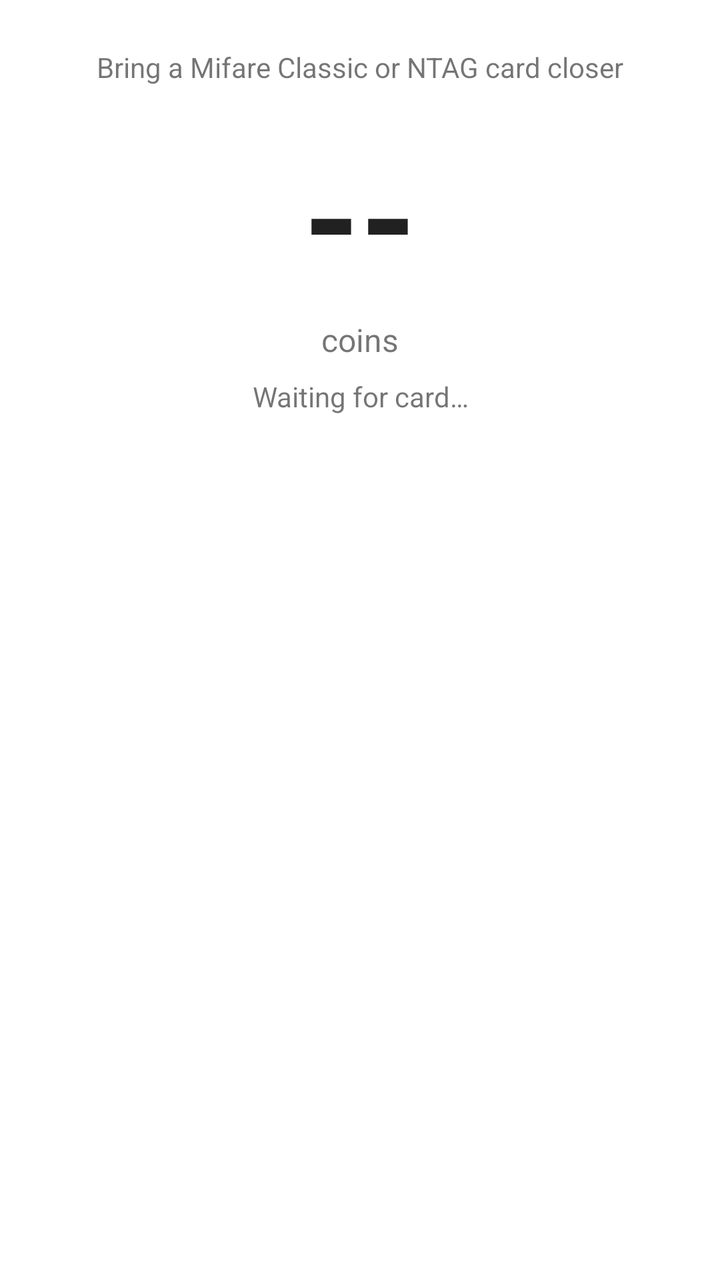
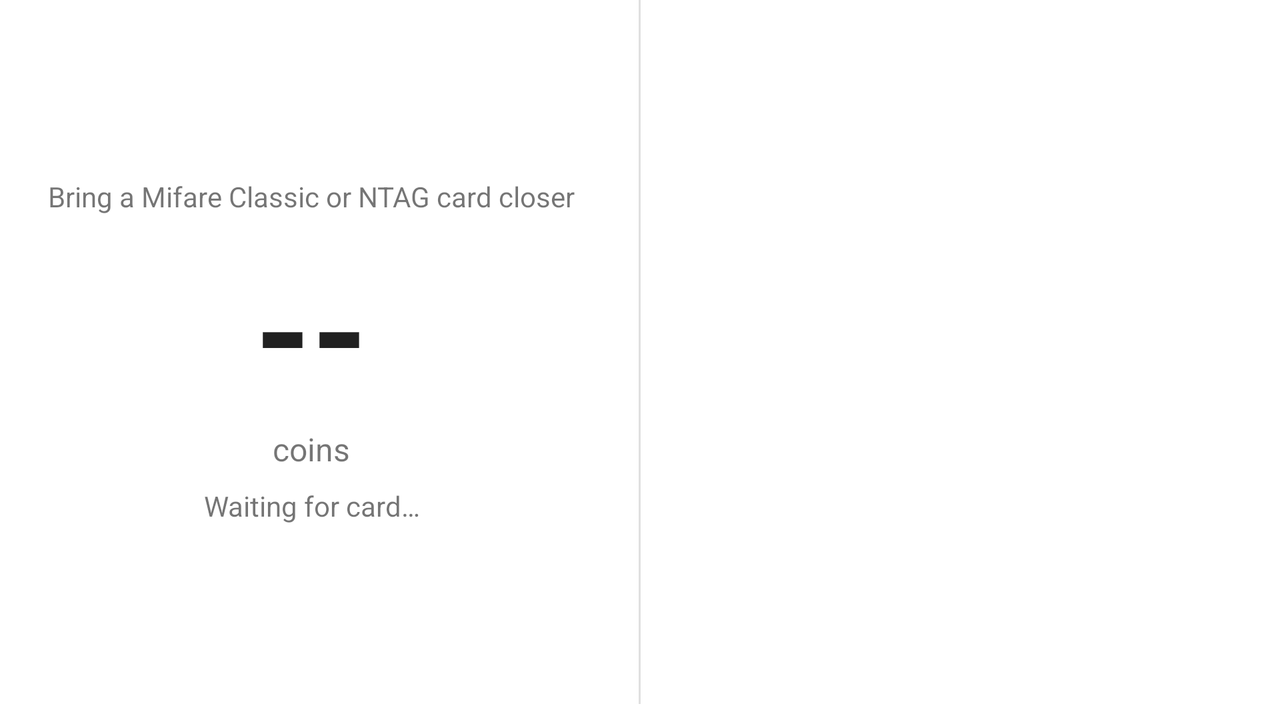

An Android layout and its configuration variant, each rendered on a device that would load it. The default file and the variant file are quoted in full after the pictures.
<!-- AndroidManifest.xml: application theme Theme.NFCPos -->
<!-- res/layout/activity_main.xml -->
<?xml version="1.0" encoding="utf-8"?>
<FrameLayout xmlns:android="http://schemas.android.com/apk/res/android"
    xmlns:app="http://schemas.android.com/apk/res-auto"
    xmlns:tools="http://schemas.android.com/tools"
    android:id="@+id/rootLayout"
    android:layout_width="match_parent"
    android:layout_height="match_parent"
    android:fitsSystemWindows="true"
    tools:context=".MainActivity">

    <LinearLayout
        android:layout_width="match_parent"
        android:layout_height="match_parent"
        android:orientation="vertical"
        android:gravity="center_horizontal"
        android:padding="24dp">

        
        <TextView
            android:id="@+id/tvCardId"
            android:layout_width="wrap_content"
            android:layout_height="wrap_content"
            android:text="@string/no_card_detected"
            android:textSize="14sp"
            android:layout_marginBottom="16dp" />

        
        <LinearLayout
            android:layout_width="wrap_content"
            android:layout_height="wrap_content"
            android:orientation="horizontal"
            android:gravity="center_vertical"
            android:layout_marginBottom="4dp">

            <EditText
                android:id="@+id/tvBalance"
                android:layout_width="wrap_content"
                android:layout_height="wrap_content"
                android:text="@string/balance_initial"
                android:textSize="72sp"
                android:textStyle="bold"
                android:background="@null"
                android:inputType="none"
                android:gravity="center" />

            <TextView
                android:id="@+id/tvMinorIcon"
                android:layout_width="wrap_content"
                android:layout_height="wrap_content"
                android:text="🧒"
                android:textSize="24sp"
                android:layout_marginStart="16dp"
                android:contentDescription="@string/minor_indicator_description"
                android:visibility="gone" />

        </LinearLayout>

        <TextView
            android:id="@+id/tvCoinsLabel"
            android:layout_width="wrap_content"
            android:layout_height="wrap_content"
            android:text="@string/coins_label"
            android:textSize="16sp"
            android:layout_marginBottom="8dp" />

        
        <LinearLayout
            android:id="@+id/layoutBeforeAfter"
            android:layout_width="wrap_content"
            android:layout_height="wrap_content"
            android:orientation="horizontal"
            android:gravity="center_vertical"
            android:visibility="gone"
            android:layout_marginBottom="8dp">

            <TextView
                android:id="@+id/tvBalanceBefore"
                android:layout_width="wrap_content"
                android:layout_height="wrap_content"
                android:textSize="32sp"
                android:textStyle="bold" />

            <TextView
                android:layout_width="wrap_content"
                android:layout_height="wrap_content"
                android:text=" → "
                android:textSize="28sp" />

            <TextView
                android:id="@+id/tvBalanceAfter"
                android:layout_width="wrap_content"
                android:layout_height="wrap_content"
                android:textSize="32sp"
                android:textStyle="bold" />

        </LinearLayout>

        
        <TextView
            android:id="@+id/tvActualBalance"
            android:layout_width="wrap_content"
            android:layout_height="wrap_content"
            android:textSize="32sp"
            android:textStyle="bold"
            android:gravity="center"
            android:layout_marginBottom="8dp"
            android:visibility="gone" />

        
        <TextView
            android:id="@+id/tvStatus"
            android:layout_width="wrap_content"
            android:layout_height="wrap_content"
            android:text="@string/waiting_card"
            android:textSize="14sp"
            android:gravity="center"
            android:layout_marginBottom="8dp" />

        <com.google.android.material.button.MaterialButton
            android:id="@+id/tvReplayAllow"
            android:layout_width="wrap_content"
            android:layout_height="wrap_content"
            android:text="@string/replay_allow_action"
            android:contentDescription="@string/replay_allow_action_plain"
            android:textSize="12sp"
            android:textStyle="bold"
            android:textColor="@android:color/white"
            android:clickable="true"
            android:focusable="true"
            android:paddingStart="12dp"
            android:paddingEnd="12dp"
            android:paddingTop="6dp"
            android:paddingBottom="6dp"
            android:layout_marginBottom="8dp"
            app:backgroundTint="@color/success_green"
            app:cornerRadius="12dp"
            android:visibility="gone" />

        
        <net.duhowpi.nfccoins.BackspaceEditText
            android:id="@+id/etHiddenInput"
            android:layout_width="match_parent"
            android:layout_height="1dp"
            android:inputType="number"
            android:background="@null"
            android:alpha="0"
            android:cursorVisible="false"
            android:importantForAccessibility="no" />

        
        <LinearLayout
            android:id="@+id/layoutCustomButtons"
            android:layout_width="wrap_content"
            android:layout_height="wrap_content"
            android:orientation="vertical"
            android:gravity="center_horizontal" />

        
        <LinearLayout
            android:id="@+id/layoutTransactionHistory"
            android:layout_width="match_parent"
            android:layout_height="wrap_content"
            android:orientation="vertical"
            android:layout_marginTop="24dp"
            android:visibility="gone">

            <TextView
                android:layout_width="match_parent"
                android:layout_height="wrap_content"
                android:text="@string/tx_history_label"
                android:textSize="12sp"
                android:textAllCaps="true"
                android:alpha="0.6"
                android:layout_marginBottom="4dp" />

            <TextView
                android:id="@+id/tvTx0"
                android:layout_width="match_parent"
                android:layout_height="wrap_content"
                android:textSize="13sp"
                android:visibility="gone" />

            <TextView
                android:id="@+id/tvTx1"
                android:layout_width="match_parent"
                android:layout_height="wrap_content"
                android:textSize="13sp"
                android:visibility="gone" />

            <TextView
                android:id="@+id/tvTx2"
                android:layout_width="match_parent"
                android:layout_height="wrap_content"
                android:textSize="13sp"
                android:visibility="gone" />

            <TextView
                android:id="@+id/tvTx3"
                android:layout_width="match_parent"
                android:layout_height="wrap_content"
                android:textSize="13sp"
                android:visibility="gone" />

            <TextView
                android:id="@+id/tvTxDebug"
                android:layout_width="match_parent"
                android:layout_height="wrap_content"
                android:textSize="11sp"
                android:alpha="0.7"
                android:layout_marginTop="4dp"
                android:visibility="gone" />

        </LinearLayout>

    </LinearLayout>

    <ProgressBar
        android:id="@+id/progressBarNfc"
        style="@style/Widget.AppCompat.ProgressBar.Horizontal"
        android:layout_width="match_parent"
        android:layout_height="5dp"
        android:layout_gravity="top"
        android:max="100"
        android:progress="0"
        android:indeterminate="false"
        android:progressBackgroundTint="@android:color/transparent"
        android:visibility="gone" />

</FrameLayout>
<!-- resources referenced by this layout -->
<resources>
  <color name="success_green">#1B5E20</color>
  <string name="balance_initial">--</string>
  <string name="coins_label">coins</string>
  <string name="minor_indicator_description">Minor</string>
  <string name="no_card_detected">Bring a Mifare Classic or NTAG card closer</string>
  <string name="replay_allow_action">Allow?</string>
  <string name="replay_allow_action_plain">Allow?</string>
  <string name="tx_history_label">Latest transactions</string>
  <string name="waiting_card">Waiting for card…</string>
  <style name="Theme.NFCPos" parent="Theme.MaterialComponents.DayNight">
          <item name="colorPrimary">@color/purple_500</item>
          <item name="colorPrimaryVariant">@color/purple_700</item>
          <item name="colorOnPrimary">@color/white</item>
          <item name="colorSecondary">@color/teal_200</item>
          <item name="colorSecondaryVariant">@color/teal_700</item>
          <item name="colorOnSecondary">@color/black</item>
          <item name="android:statusBarColor" tools:targetApi="l">?attr/colorPrimaryVariant</item>
      </style>
  <color name="purple_500">#FF6200EE</color>
  <color name="purple_700">#FF3700B3</color>
  <color name="white">#FFFFFFFF</color>
  <color name="teal_200">#FF03DAC5</color>
  <color name="teal_700">#FF018786</color>
  <color name="black">#FF000000</color>
</resources>
<!-- res/layout-land/activity_main.xml (the repository's variant of the layout above) -->
<!-- drawn on the phone turned sideways -->
<?xml version="1.0" encoding="utf-8"?>
<FrameLayout xmlns:android="http://schemas.android.com/apk/res/android"
    xmlns:app="http://schemas.android.com/apk/res-auto"
    xmlns:tools="http://schemas.android.com/tools"
    android:id="@+id/rootLayout"
    android:layout_width="match_parent"
    android:layout_height="match_parent"
    android:fitsSystemWindows="true"
    tools:context=".MainActivity">

    <LinearLayout
        android:layout_width="match_parent"
        android:layout_height="match_parent"
        android:orientation="horizontal"
        android:paddingTop="0dp"
        android:paddingBottom="8dp"
        android:paddingStart="16dp"
        android:paddingEnd="16dp">

        
        <LinearLayout
            android:layout_width="0dp"
            android:layout_height="match_parent"
            android:layout_weight="1"
            android:orientation="vertical"
            android:gravity="center"
            android:paddingEnd="16dp">

            
            <TextView
                android:id="@+id/tvCardId"
                android:layout_width="wrap_content"
                android:layout_height="wrap_content"
                android:text="@string/no_card_detected"
                android:textSize="14sp"
                android:layout_marginBottom="8dp" />

            
            <LinearLayout
                android:layout_width="wrap_content"
                android:layout_height="wrap_content"
                android:orientation="horizontal"
                android:gravity="center_vertical"
                android:layout_marginBottom="2dp">

                <EditText
                    android:id="@+id/tvBalance"
                    android:layout_width="wrap_content"
                    android:layout_height="wrap_content"
                    android:text="@string/balance_initial"
                    android:textSize="72sp"
                    android:textStyle="bold"
                    android:background="@null"
                    android:inputType="none"
                    android:gravity="center" />

                <TextView
                    android:id="@+id/tvMinorIcon"
                    android:layout_width="wrap_content"
                    android:layout_height="wrap_content"
                    android:text="🧒"
                    android:textSize="24sp"
                    android:layout_marginStart="16dp"
                    android:contentDescription="@string/minor_indicator_description"
                    android:visibility="gone" />

            </LinearLayout>

            <TextView
                android:id="@+id/tvCoinsLabel"
                android:layout_width="wrap_content"
                android:layout_height="wrap_content"
                android:text="@string/coins_label"
                android:textSize="16sp"
                android:layout_marginBottom="8dp" />

            
            <LinearLayout
                android:id="@+id/layoutBeforeAfter"
                android:layout_width="wrap_content"
                android:layout_height="wrap_content"
                android:orientation="horizontal"
                android:gravity="center_vertical"
                android:visibility="gone"
                android:layout_marginBottom="8dp">

                <TextView
                    android:id="@+id/tvBalanceBefore"
                    android:layout_width="wrap_content"
                    android:layout_height="wrap_content"
                    android:textSize="28sp"
                    android:textStyle="bold" />

                <TextView
                    android:layout_width="wrap_content"
                    android:layout_height="wrap_content"
                    android:text=" → "
                    android:textSize="24sp" />

                <TextView
                    android:id="@+id/tvBalanceAfter"
                    android:layout_width="wrap_content"
                    android:layout_height="wrap_content"
                    android:textSize="28sp"
                    android:textStyle="bold" />

            </LinearLayout>

            
            <TextView
                android:id="@+id/tvActualBalance"
                android:layout_width="wrap_content"
                android:layout_height="wrap_content"
                android:textSize="28sp"
                android:textStyle="bold"
                android:gravity="center"
                android:layout_marginBottom="8dp"
                android:visibility="gone" />

            
            <TextView
                android:id="@+id/tvStatus"
                android:layout_width="wrap_content"
                android:layout_height="wrap_content"
                android:text="@string/waiting_card"
                android:textSize="14sp"
                android:gravity="center" />

            
            <net.duhowpi.nfccoins.BackspaceEditText
                android:id="@+id/etHiddenInput"
                android:layout_width="match_parent"
                android:layout_height="1dp"
                android:inputType="number"
                android:background="@null"
                android:alpha="0"
                android:cursorVisible="false"
                android:importantForAccessibility="no" />

        </LinearLayout>

        
        <View
            android:layout_width="1dp"
            android:layout_height="match_parent"
            android:background="?android:attr/listDivider"
            android:layout_marginStart="8dp"
            android:layout_marginEnd="8dp" />

        
        <LinearLayout
            android:layout_width="0dp"
            android:layout_height="match_parent"
            android:layout_weight="1"
            android:orientation="vertical"
            android:gravity="center"
            android:paddingStart="16dp">

            
            <LinearLayout
                android:id="@+id/layoutCustomButtons"
                android:layout_width="match_parent"
                android:layout_height="wrap_content"
                android:orientation="vertical"
                android:gravity="center_horizontal" />

            
            <LinearLayout
                android:id="@+id/layoutTransactionHistory"
                android:layout_width="match_parent"
                android:layout_height="wrap_content"
                android:orientation="vertical"
                android:layout_marginTop="12dp"
                android:visibility="gone">

                <TextView
                    android:layout_width="match_parent"
                    android:layout_height="wrap_content"
                    android:text="@string/tx_history_label"
                    android:textSize="12sp"
                    android:textAllCaps="true"
                    android:alpha="0.6"
                    android:layout_marginBottom="4dp" />

                
                <LinearLayout
                    android:layout_width="match_parent"
                    android:layout_height="wrap_content"
                    android:orientation="horizontal">

                    <LinearLayout
                        android:layout_width="0dp"
                        android:layout_height="wrap_content"
                        android:layout_weight="1"
                        android:orientation="vertical"
                        android:paddingStart="0dp"
                        android:paddingEnd="8dp">

                        <TextView
                            android:id="@+id/tvTx0"
                            android:layout_width="match_parent"
                            android:layout_height="wrap_content"
                            android:textSize="13sp"
                            android:visibility="gone" />

                        <TextView
                            android:id="@+id/tvTx1"
                            android:layout_width="match_parent"
                            android:layout_height="wrap_content"
                            android:textSize="13sp"
                            android:visibility="gone" />

                    </LinearLayout>

                    <LinearLayout
                        android:layout_width="0dp"
                        android:layout_height="wrap_content"
                        android:layout_weight="1"
                        android:orientation="vertical"
                        android:paddingStart="8dp"
                        android:paddingEnd="0dp">

                        <TextView
                            android:id="@+id/tvTx2"
                            android:layout_width="match_parent"
                            android:layout_height="wrap_content"
                            android:textSize="13sp"
                            android:visibility="gone" />

                        <TextView
                            android:id="@+id/tvTx3"
                            android:layout_width="match_parent"
                            android:layout_height="wrap_content"
                            android:textSize="13sp"
                            android:visibility="gone" />

                    </LinearLayout>

                </LinearLayout>

                <TextView
                    android:id="@+id/tvTxDebug"
                    android:layout_width="match_parent"
                    android:layout_height="wrap_content"
                    android:textSize="11sp"
                    android:alpha="0.7"
                    android:layout_marginTop="4dp"
                    android:visibility="gone" />

            </LinearLayout>

        </LinearLayout>

    </LinearLayout>

</FrameLayout>
<!-- resources referenced by the variant -->
<!-- as the phone turned sideways resolves them -->
<resources>
  <string name="balance_initial">--</string>
  <string name="coins_label">coins</string>
  <string name="minor_indicator_description">Minor</string>
  <string name="no_card_detected">Bring a Mifare Classic or NTAG card closer</string>
  <string name="tx_history_label">Latest transactions</string>
  <string name="waiting_card">Waiting for card…</string>
  <style name="Theme.NFCPos" parent="Theme.MaterialComponents.DayNight">
          <item name="colorPrimary">@color/purple_500</item>
          <item name="colorPrimaryVariant">@color/purple_700</item>
          <item name="colorOnPrimary">@color/white</item>
          <item name="colorSecondary">@color/teal_200</item>
          <item name="colorSecondaryVariant">@color/teal_700</item>
          <item name="colorOnSecondary">@color/black</item>
          <item name="android:statusBarColor" tools:targetApi="l">?attr/colorPrimaryVariant</item>
      </style>
  <color name="purple_500">#FF6200EE</color>
  <color name="purple_700">#FF3700B3</color>
  <color name="white">#FFFFFFFF</color>
  <color name="teal_200">#FF03DAC5</color>
  <color name="teal_700">#FF018786</color>
  <color name="black">#FF000000</color>
</resources>
